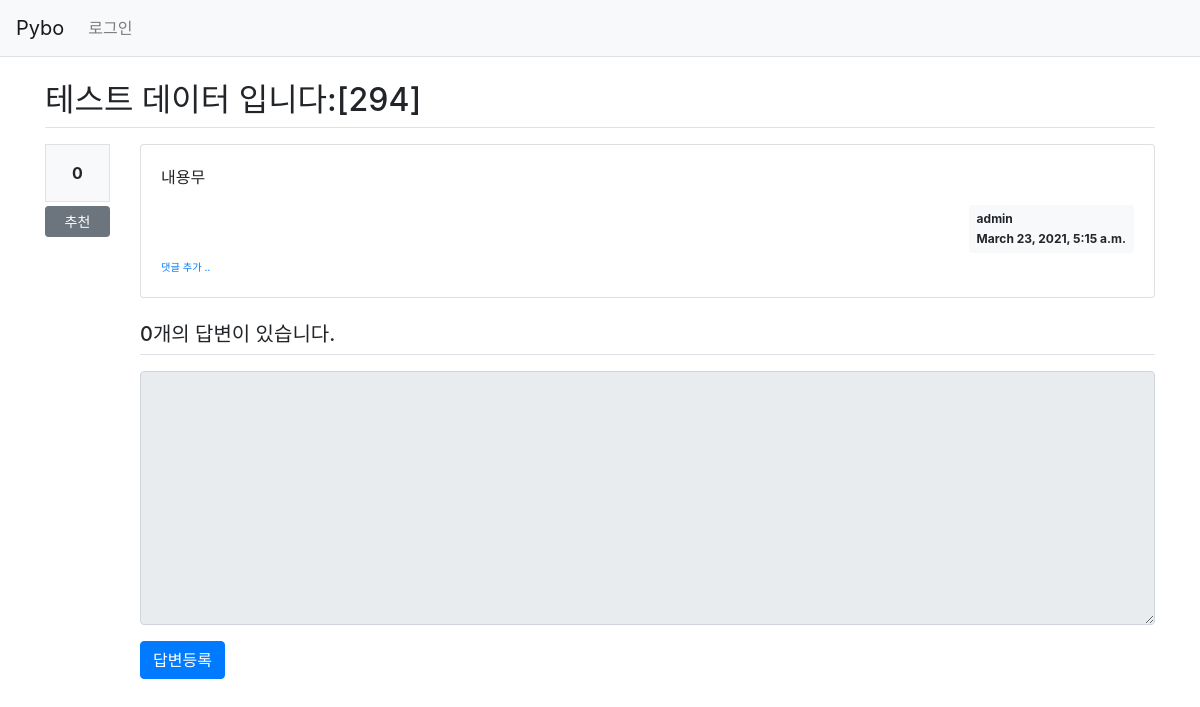
The page /pybo/313/ on the database as committed earlier.
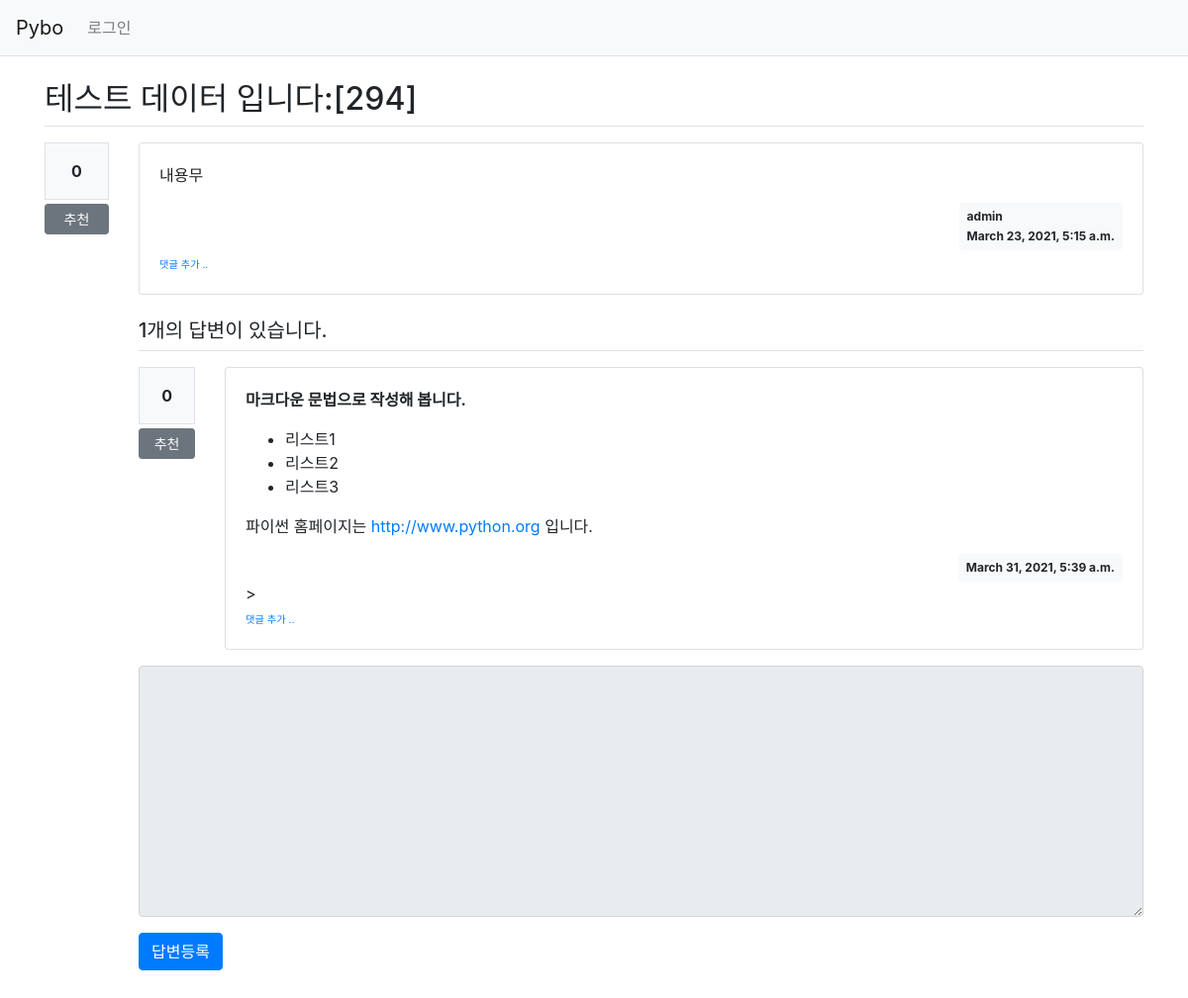
The same page on the database as committed later.
### pybo/models.py (models this page shows, shortened)
class Question(models.Model):
    subject = models.CharField(max_length=200)
    content = models.TextField()
    create_date = models.DateTimeField()
    author = models.ForeignKey(User, on_delete=models.CASCADE, related_name='author_question')
    modify_date = models.DateTimeField(null=True, blank=True)
    voter = models.ManyToManyField(User, related_name='voter_question')

class Answer(models.Model):
    question = models.ForeignKey(Question, on_delete = models.CASCADE)
    content = models.TextField()
    create_date = models.DateTimeField()
    author = models.ForeignKey(User, on_delete=models.CASCADE, related_name='author_answer')
    voter = models.ManyToManyField(User, related_name='voter_answer')

### pybo/views/base_views.py (the view)
def detail(request, question_id):
    question = get_object_or_404(Question, pk = question_id)
    context = {'question': question}
    return render(request, 'pybo/question_detail.html', context)

### pybo/templatetags/pybo_filter.py (called while the page is built)
@register.filter()
def mark(value):
    extensions = ["nl2br", "fenced_code"]
    return mark_safe(markdown.markdown(value, extensions=extensions))

### templates/pybo/question_detail.html (shortened to what this page needs)
{% extends 'base.html'%}
{% load pybo_filter %}
{% block content %}
<div class="container my-3">
    <h2 class="border-bottom py-2">{{ question.subject }}</h2>
    <div class="row my-3">
        <div class="col-1">
            <div class="bg-light text-center p-3 border font-weight-bolder mb-1">{{question.voter.count}}</div>
            <a href="#" data-uri="{% url 'pybo:vote_question' question.id  %}"
               class="recommend btn btn-sm btn-secondary btn-block my-1">추천</a>
        </div>
        <div class="col-11">
            <div class="card">
                <div class="card-body">
                    <div class="card-text">{{ question.content|mark }}</div>
                    <div class="d-flex justify-content-end">
                    <div class="badge badge-light p-2 text-left">
                        <div class="mb-2">{{ question.author.username }}</div>
                        <div>{{ question.create_date }}</div>
                    </div>
                </div>
                <div>
                    <a href="{% url 'pybo:comment_create_question' question.id  %}"
                    class="small"><small>댓글 추가 ..</small></a>
                </div>
        </div>
    </div>
    <h5 class="border-bottom my-3 py-2">{{question.answer_set.count}}개의 답변이 있습니다.</h5>
    {% for answer in question.answer_set.all %}
    <div class="row my-3">
        <div class="col-1">
            <div class="bg-light text-center p-3 border font-weight-bolder mb-1">{{answer.voter.count}}</div>
            <a href="#" data-uri="{% url 'pybo:vote_answer' answer.id  %}"
                class="recommend btn btn-sm btn-secondary btn-block my-1">추천</a>
        </div>
        <div class="col-11">
            <div class="card">
                <div class="card-body">
                    <div class="card-text">{{ answer.content|mark }}</div>
                    <div class="d-flex justify-content-end">
                        <div class="badge badge-light p-2">
                            {{ answer.create_date }}
                        </div>
                    </div>
                    >
                    <div>
                        <a href="{% url 'pybo:comment_create_answer' answer.id  %}"
                        class="small"><small>댓글 추가 ..</small></a>
                    </div>
                </div>
            </div>
        </div>
    </div>
    {% endfor %}
    <form action="{% url 'pybo:answer_create' question.id %}" method="post" class="my-3">
        <div class="form-group">
            <textarea {% if not user.is_authenticated %}disabled{% endif %}
                name="content" id="content" class="form-control" rows="10"></textarea>
        </div>
        <input type="submit" value="답변등록" class="btn btn-primary">
    </form>
</div>
{% endblock %}

### templates/base.html (shortened to what this page needs)
{% load static %}
<!doctype html>
<html lang="ko">
<head>
    <link rel="stylesheet" type="text/css" href="{% static 'bootstrap.min.css' %}">
    <link rel="stylesheet" type="text/css" href="{% static 'style.css' %}">
</head>
<body>
{% include "navbar.html" %}
{% block content %}
{% endblock %}
</body>
</html>

### templates/navbar.html (shortened to what this page needs)
<nav class="navbar navbar-expand-lg navbar-light bg-light border-bottom">
    <a class="navbar-brand" href="{% url 'pybo:index' %}">Pybo</a>
    <div class="collapse navbar-collapse flex-grow-0" id="navbarNav">
        <ul class="navbar-nav">
            <li class="nav-item ">
                {% if user.is_authenticated %}
                <a class="nav-link" href="{% url 'common:logout' %}">{{ user.username }}(로그아웃)</a>
                {% else %}
                <a class="nav-link" href="{% url 'common:login' %}">로그인</a>
                {% endif %}
            </li>
        </ul>
    </div>
</nav>

Rows that differ between the two databases and show on the page:
computed for Question "테스트 데이터 입니다:[294]": answer_set.count "0" → "1"
added Answer: voter.count "0", content|mark "마크다운 문법으로 작성해 봅니다. 리스트1 리스트2 리스트3 파이썬 홈페이지는 http://www.python.org 입니다.", create_date "March 31, 2021, 5:39 a.m."
